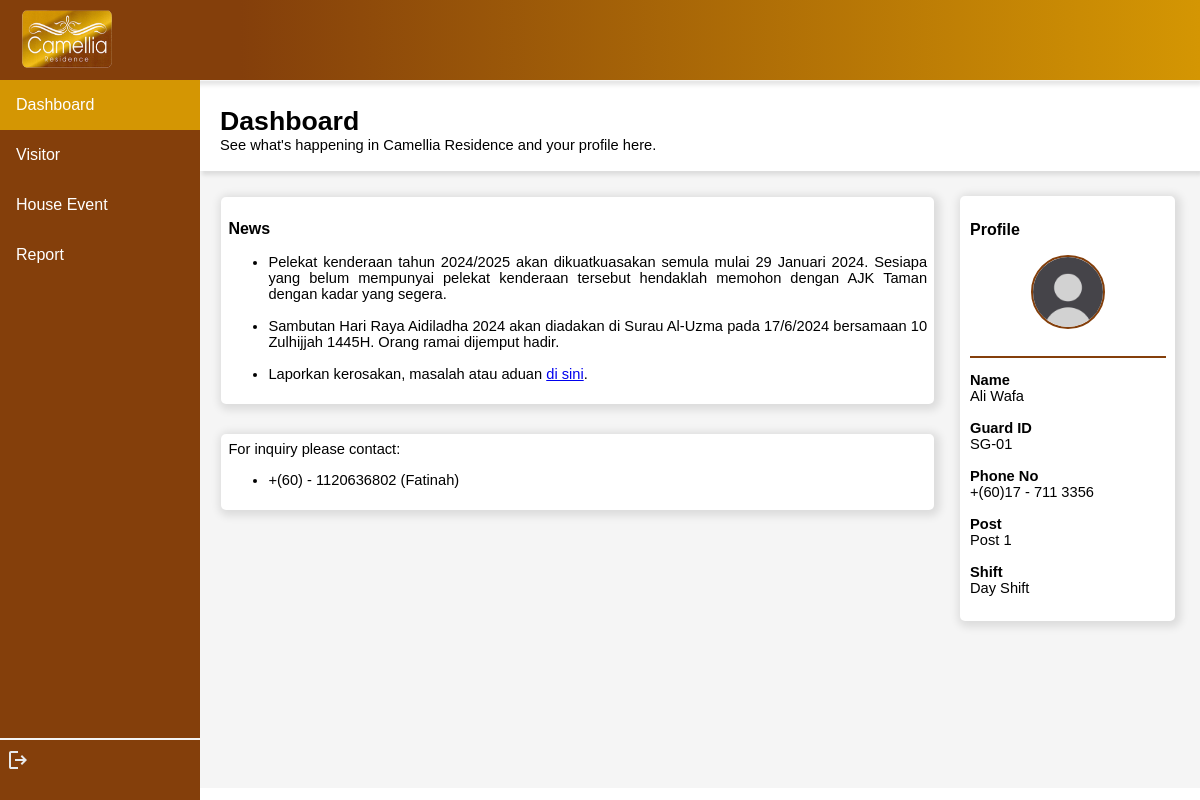
The page /camelliaresidence/guarddashboard/SG-01 on the database its author committed.
### residentialvisitor/models.py (models this page shows)
class Guard(models.Model):
    guardID = models.CharField(max_length=5, primary_key=True)
    guardName = models.TextField(max_length=255)
    guardPhoneno = models.CharField(max_length=20)
    guardPost = models.CharField(max_length=6, default="Post 1")
    guardShift = models.CharField(max_length=15, default="Day Shift")
    guardPassword = models.CharField(max_length=10)

### residentialvisitor/views.py (the view)
# urls.py: path('guarddashboard/<str:guardID>', views.guard_dashboard, name='guard_dashboard'),
def guard_dashboard(request, guardID):
    myguard = Guard.objects.get(guardID=guardID)
    dict = {
        'myguard':myguard,
    }
    return render(request, 'guard_dashboard.html', dict)

### residentialvisitor/templates/guard_dashboard.html (shortened to what this page needs)
<!DOCTYPE html>
<html lang="en">
<head>
</head>
<body>
    {% load static %}
    <header>
        <img src="{% static 'logo.png' %}" alt="" width="90px" height="58px" style="float: left; margin-left: 1%;">
    </header>
    <div class="sidenav">
        <a href="{% url 'guard_dashboard' myguard.guardID %}" class="active" id="page">Dashboard</a>
        <a href="{% url 'guard_visitor' myguard.guardID %}" id="page">Visitor</a>
        <a href="{% url 'guard_event' myguard.guardID %}" id="page">House Event</a>
        <a href="{% url 'guard_report' myguard.guardID %}" id="page">Report</a>
        <br>
        <hr style="margin-top: 440px;">
        <a href="{% url 'guard_login' %}" style="margin-left: 3%;"><svg xmlns="http://www.w3.org/2000/svg" height="24px" viewBox="0 -960 960 960" width="24px" fill="#e8eaed"><path d="M200-120q-33 0-56.5-23.5T120-200v-560q0-33 23.5-56.5T200-840h280v80H200v560h280v80H200Zm440-160-55-58 102-102H360v-80h327L585-622l55-58 200 200-200 200Z"/></svg></a>
    </div>
    <div class="content">
        <div id="title">
            <p><span style="font-size: 20pt; font-weight: bold;">Dashboard <br></span>See what's happening in Camellia Residence and your profile here.</p>
        </div>
        <div style="display: flex; margin: 1%; justify-content: center; height: max-content;">
            <div style="margin-top: 0.5%;">
                <div class="info" style="height: max-content; margin-bottom: 4%;">
                    <p style="font-size: 12pt; font-weight: bold;">News</p>
                    <ul style="text-align: justify;">
                        <li>Pelekat kenderaan tahun 2024/2025 akan dikuatkuasakan semula mulai 29 Januari 2024. Sesiapa yang belum mempunyai pelekat kenderaan tersebut hendaklah memohon dengan AJK Taman dengan kadar yang segera.</li><br>
                        <li>Sambutan Hari Raya Aidiladha 2024 akan diadakan di Surau Al-Uzma pada 17/6/2024 bersamaan 10 Zulhijjah 1445H. Orang ramai dijemput hadir.</li><br>
                        <li>Laporkan kerosakan, masalah atau aduan <a href="{% url 'guard_report' myguard.guardID %}">di sini</a>.</li>
                    </ul>
                </div>
                <div class="info" style=" height: max-content;">
                    For inquiry please contact:
                    <ul>
                        <li>+(60) - 1120636802 (Fatinah)</li>
                    </ul>
                </div>
            </div>
            <div class="info" style="width: 40%; height: max-content; text-align: justify;">
                <p style="font-size: 12pt; font-weight: bold;">Profile</p>
                <center><img src="{% static 'pfpp.jpg' %}" alt="" width="70px" height="70px" style="border-radius: 100%; border: #843F0B solid 2px;"></center><br><hr style="border: #843F0B solid 0.5px;">
                <p>
                    <b>Name</b><br>
                    {{myguard.guardName}} <br><br>
                    <b>Guard ID</b><br>
                    {{myguard.guardID}} <br><br>
                    <b>Phone No</b><br>
                    {{myguard.guardPhoneno}} <br><br>
                    <b>Post</b><br>
                    {{myguard.guardPost}} <br><br>
                    <b>Shift</b><br>
                    {{myguard.guardShift}}
                </p>
            </div>
        </div>
    </div>
</body>
</html>

### residentialvisitor/templates/guard_dashboard.html (style rules this page uses)
body { margin: 0%; top: 0; font-family: Verdana, Geneva, Tahoma, sans-serif; }
header { background-image: linear-gradient(270deg, rgba(212, 150, 3, 1) 0%, rgba(132, 63, 11, 1) 80%); height: 70px; border-bottom: 1px solid whitesmoke; padding-top: 10px; padding-left: 10px; top: 0; position: sticky; background-color: white; box-shadow: 2px 4px 4px rgba(0, 0, 0, 0.1); }
.sidenav { height: 100%; width: 200px; position: fixed; z-index: 1; top: 80px; left: 0; background-color: #843F0B; overflow-x: hidden; }
.sidenav #page { display: block; color: white; padding: 16px; text-decoration: none; }
.sidenav #page.active { background-color: #d49603; color: white; }
div.content { margin-left: 200px; height: 707px; background-color: whitesmoke; font-size: 11pt; }
#title { background-color: white; box-shadow: 2px 4px 4px rgba(0, 0, 0, 0.1); height: 80px; padding-left: 2%; padding-top: 1%; }
.info { background-color: white; box-shadow: 2px 2px 8px 4px rgba(0, 0, 0, 0.1); border-radius: 5px; padding: 1%; margin: 1.5%; }
hr { border: 0.5px solid whitesmoke; }

### rows shown on the page
Guard: guardName "Ali Wafa", guardID "SG-01", guardPhoneno "+(60)17 - 711 3356", guardPost "Post 1", guardShift "Day Shift"
